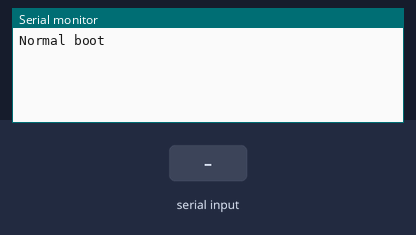
The sketch below on a simulated ESP32. On the bench: the last lines printed to the serial monitor. The inputs (shaded band) are chosen by the test bench. At 2.8 s the program stops and its outputs stay as they are.

Above: at 1.2 s.
1.3 s: "status\n" received over Serial
At 2.0 s:
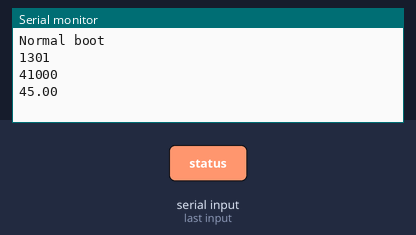
2.8 s: "hang\n" received over Serial
At 3.2 s:
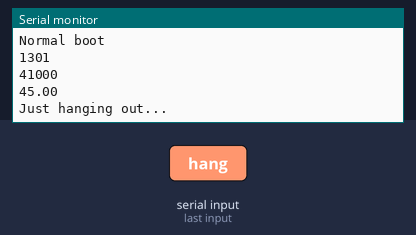

Measured:
- after the input at 1.3 s, the serial monitor: prints a new line at once (image 1)
- after the input at 2.8 s, the serial monitor: prints a new line at once (image 2)

The sketch:

esp32_serial_parser_watchdog.ino
```cpp
#include "esp_task_wdt.h"

char command[64] = "";
int current_index = 0;


void setup() {
  Serial.begin(115200);
  esp_reset_reason_t reason = esp_reset_reason();
  if (reason == ESP_RST_TASK_WDT) {
    Serial.println(">>> Rebooted by watchdog! <<<");
  } else {
    Serial.println("Normal boot");
  }
  esp_task_wdt_config_t wdt_config = {
    .timeout_ms = 7000,
    .idle_core_mask = 0,
    .trigger_panic = true
};
esp_task_wdt_deinit();
esp_task_wdt_init(&wdt_config);
esp_task_wdt_add(NULL);

}

void handleCommand(){
    if (strcmp(command, "hang") == 0) {
      Serial.println("Just hanging out...");
      while(1){

      }
    }else if (strcmp(command,  "status") == 0){
      Serial.println(millis());
      Serial.println(ESP.getFreeHeap());
      Serial.println(temperatureRead());
    }
    memset(command, 0, sizeof(command));
    current_index = 0;
}

void loop() {
  while(Serial.available()){
    char currentChar = Serial.read();
    if (currentChar == '\n'){
      handleCommand();
    }else {
      command[current_index] = currentChar;
      current_index++;
    }
  }
  esp_task_wdt_reset();
}
```
